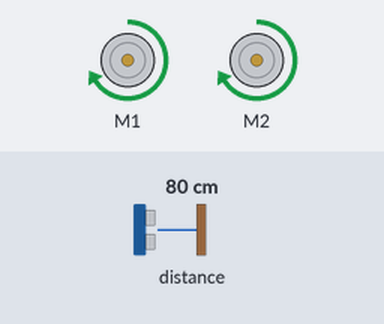
Bench run of a program on a simulated BBC micro:bit (MakeCode). Parts: 2 × DC motor (green arrow = forward, orange = backward, longer = faster). The inputs (shaded band) are chosen by the test bench; at power-on: distance to the obstacle 80 cm.

Above: at 1.2 s.
1.3 s: distance to the obstacle set to 16 cm
2.8 s: distance to the obstacle set to 13 cm
At 3.2 s:
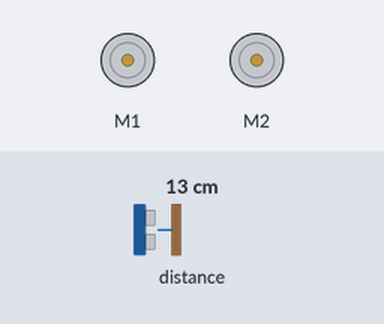
5.8 s: distance to the obstacle set to 18 cm
At 6.2 s:
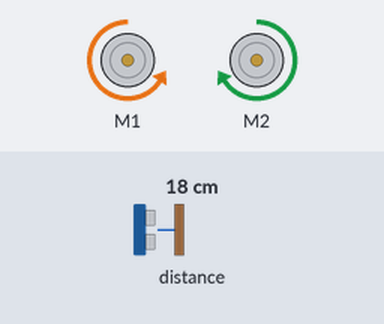
8.8 s: distance to the obstacle set to 2 cm
At 9.7 s:
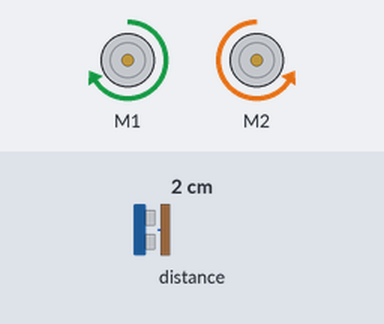
Timing chart, 0 to 12.8 s (numbered marks = the images above; inputs shaded):
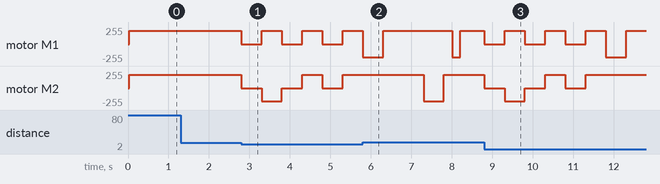

Measured:
- the behaviour switches between 15 and 14 cm on distance to the obstacle (found by bisection; images 0 and 1)
- after the input at 1.3 s, every drawn part: stays the same
- after the input at 2.8 s, motor M1: alternates forward 199/255 for 0.50 s and stopped for 0.50 s, starting at once; motor M2: forward 199/255 → stopped at once, → backward 199/255 0.50 s later, → stopped 0.50 s later, → forward 199/255 0.50 s later, … (6 changes in this stretch)
- after the input at 5.8 s, motor M1: goes on until 8.2 s, then stays forward 199/255; motor M2: goes on until 7.8 s, then stays forward 199/255
- after the input at 8.8 s, motor M1: forward 199/255 → stopped at once, → forward 199/255 0.50 s later, → stopped 0.50 s later, → forward 199/255 0.50 s later, … (8 changes in this stretch); motor M2: forward 199/255 → stopped at once, → backward 199/255 0.50 s later, → stopped 0.50 s later, → forward 199/255 0.50 s later, … (6 changes in this stretch)

The program:

main.ts
```typescript
basic.forever(function () {
    if (maqueen.Ultrasonic(PingUnit.Centimeters) < 15) {
        maqueen.motorStop(maqueen.Motors.All)
        basic.pause(500)
        maqueen.motorRun(maqueen.Motors.M1, maqueen.Dir.CW, 199)
        maqueen.motorRun(maqueen.Motors.M2, maqueen.Dir.CCW, 199)
        basic.pause(500)
        maqueen.motorStop(maqueen.Motors.All)
        basic.pause(500)
        maqueen.motorRun(maqueen.Motors.All, maqueen.Dir.CW, 199)
        basic.pause(500)
        maqueen.motorStop(maqueen.Motors.All)
        basic.pause(500)
        maqueen.motorRun(maqueen.Motors.All, maqueen.Dir.CW, 199)
        basic.pause(500)
        maqueen.motorRun(maqueen.Motors.M2, maqueen.Dir.CW, 199)
        maqueen.motorRun(maqueen.Motors.M1, maqueen.Dir.CCW, 199)
        basic.pause(500)
        maqueen.motorRun(maqueen.Motors.All, maqueen.Dir.CW, 199)
        basic.pause(1000)
        maqueen.motorRun(maqueen.Motors.M1, maqueen.Dir.CW, 199)
        maqueen.motorRun(maqueen.Motors.M2, maqueen.Dir.CCW, 199)
        basic.pause(500)
        maqueen.motorRun(maqueen.Motors.All, maqueen.Dir.CW, 199)
        basic.pause(200)
        maqueen.motorRun(maqueen.Motors.M2, maqueen.Dir.CW, 199)
        maqueen.motorRun(maqueen.Motors.M1, maqueen.Dir.CCW, 199)
        basic.pause(200)
        maqueen.motorRun(maqueen.Motors.All, maqueen.Dir.CW, 199)
    } else {
        maqueen.motorRun(maqueen.Motors.All, maqueen.Dir.CW, 199)
    }
})
```

test.ts
```typescript
// aquí va el archivo "tests"; esto no se compilará cuando este paquete se utilice como una extensión.
```
